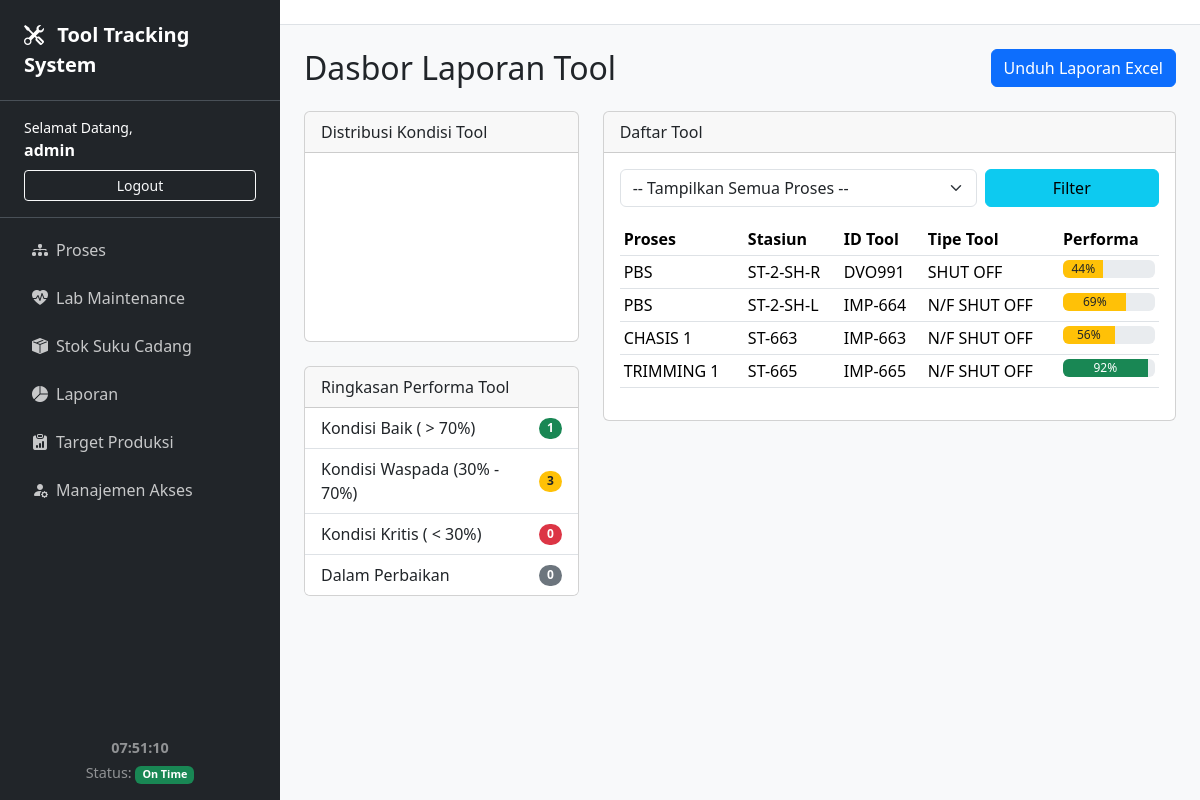
The app's page /laporan/ (signed in) with its own data.
### tracker/models.py (models this page shows, shortened)
class UserProfile(models.Model):
    user = models.OneToOneField(User, on_delete=models.CASCADE)
    nama_lengkap = models.CharField(max_length=100)
    is_developer = models.BooleanField(default=False)
    can_view_proses = models.BooleanField(default=False, verbose_name="Lihat Menu Proses")
    can_view_lab = models.BooleanField(default=False, verbose_name="Lihat Menu Lab")
    can_view_stok = models.BooleanField(default=False, verbose_name="Lihat Menu Stok")
    can_view_laporan = models.BooleanField(default=False, verbose_name="Lihat Menu Laporan")
    can_view_produksi = models.BooleanField(default=False, verbose_name="Lihat Menu Produksi")
    can_edit_proses = models.BooleanField(default=False, verbose_name="Akses Penuh Menu Proses")
    can_edit_lab = models.BooleanField(default=False, verbose_name="Akses Penuh Menu Lab")
    can_edit_stok = models.BooleanField(default=False, verbose_name="Akses Penuh Menu Stok")
    can_edit_laporan = models.BooleanField(default=False, verbose_name="Akses Penuh Menu Laporan (Termasuk Download)")
    can_edit_produksi = models.BooleanField(default=False, verbose_name="Akses Penuh Menu Produksi")

class Tool(models.Model):
    proses = models.ForeignKey(Proses, on_delete=models.SET_NULL, null=True, blank=True)
    stasiun = models.CharField(max_length=50)
    id_tool = models.CharField("ID Tool", max_length=50, unique=True)
    tipe_tool = models.CharField("Tipe Tool", max_length=100)
    nomor_seri = models.CharField("Nomor Seri", max_length=100)
    jumlah_shot = models.IntegerField("Shot per Produksi", default=1)
    max_shot = models.IntegerField("Max Shot", default=0)
    shot_terpakai = models.IntegerField("Shot Terpakai", default=0)
    lifetime = models.IntegerField("Lifetime (hari)", default=365)
    STATUS_CHOICES = [('Tersedia', 'Tersedia'), ('Dipakai', 'Dipakai'), ('Perbaikan', 'Dalam Perbaikan')]
    status = models.CharField(max_length=20, choices=STATUS_CHOICES, default='Tersedia')
    jenis_kerusakan = models.CharField(max_length=255, blank=True, null=True, help_text="Diisi saat tool masuk lab")
    part_yang_digunakan = models.TextField(blank=True, null=True, help_text="Part yang diganti atau diperbaiki")
    dibuat_pada = models.DateTimeField(auto_now_add=True)
    diupdate_pada = models.DateTimeField(auto_now=True)
    @property
    def sisa_shot(self): return self.max_shot - self.shot_terpakai
    @property
    def performa(self):
        if self.max_shot > 0: return round((self.sisa_shot / self.max_shot) * 100)
        return 0

class Proses(models.Model):
    nama = models.CharField(max_length=100, unique=True)

### tracker/views.py (the view)
# urls.py: path('laporan/', views.halaman_laporan, name='halaman_laporan'),
@login_required
def halaman_laporan(request):
    proses_list = Proses.objects.all()
    selected_proses_id = request.GET.get('proses_filter')
    tools = Tool.objects.all()
    if selected_proses_id and selected_proses_id.isdigit():
        tools = tools.filter(proses_id=selected_proses_id)
    pie_data_tersedia = tools.filter(status='Tersedia').count()
    pie_data_dipakai = tools.filter(status='Dipakai').count()
    pie_data_perbaikan = tools.filter(status='Perbaikan').count()
    green_count = 0
    yellow_count = 0
    red_count = 0
    tools_for_performance_check = tools.exclude(status='Perbaikan')
    for tool in tools_for_performance_check:
        if tool.performa > 70: green_count += 1
        elif tool.performa >= 30: yellow_count += 1
        else: red_count += 1
    context = {
        'tools': tools, 'all_proses': proses_list, 'selected_proses_id': int(selected_proses_id) if selected_proses_id else None,
        'pie_data_tersedia': pie_data_tersedia, 'pie_data_dipakai': pie_data_dipakai, 'pie_data_perbaikan': pie_data_perbaikan,
        'green_count': green_count, 'yellow_count': yellow_count, 'red_count': red_count, 'perbaikan_count': pie_data_perbaikan,
    }
    return render(request, 'tracker/halaman_laporan.html', context)

### tracker/templates/tracker/halaman_laporan.html (shortened to what this page needs)
{% extends 'tracker/base.html' %}
{% block content %}
<div class="d-flex justify-content-between align-items-center mb-4">
    <h2 class="mb-0">Dasbor Laporan Tool</h2>
    {% if user.userprofile.is_developer or user.userprofile.can_edit_laporan %}
    <a href="{% url 'download_laporan_excel' %}" class="btn btn-primary">Unduh Laporan Excel</a>
    {% endif %}
</div>
<div class="row">
    <div class="col-lg-4">
        <div class="card mb-4">
            <div class="card-header">Distribusi Kondisi Tool</div>
            <div class="card-body"><canvas id="statusChart"></canvas></div>
        </div>
        <div class="card">
            <div class="card-header">Ringkasan Performa Tool</div>
            <ul class="list-group list-group-flush">
                <li class="list-group-item d-flex justify-content-between align-items-center">
                    Kondisi Baik ( > 70%) <span class="badge bg-success rounded-pill">{{ green_count }}</span>
                </li>
                <li class="list-group-item d-flex justify-content-between align-items-center">
                    Kondisi Waspada (30% - 70%) <span class="badge bg-warning text-dark rounded-pill">{{ yellow_count }}</span>
                </li>
                <li class="list-group-item d-flex justify-content-between align-items-center">
                    Kondisi Kritis ( < 30%) <span class="badge bg-danger rounded-pill">{{ red_count }}</span>
                </li>
                <li class="list-group-item d-flex justify-content-between align-items-center">
                    Dalam Perbaikan <span class="badge bg-secondary rounded-pill">{{ perbaikan_count }}</span>
                </li>
            </ul>
        </div>
    </div>
    <div class="col-lg-8">
        <div class="card">
            <div class="card-header">Daftar Tool</div>
            <div class="card-body">
                <form method="get" class="row g-2 mb-3">
                    <div class="col-sm-8">
                        <select name="proses_filter" class="form-select">
                            <option value="">-- Tampilkan Semua Proses --</option>
                        </select>
                    </div>
                    <div class="col-sm-4"><button type="submit" class="btn btn-info w-100">Filter</button></div>
                </form>
                <div class="table-responsive">
                    <table class="table table-sm table-hover">
                        <thead>
                            <tr><th>Proses</th><th>Stasiun</th><th>ID Tool</th><th>Tipe Tool</th><th>Performa</th></tr>
                        </thead>
                        <tbody>
                            {% for tool in tools %}
                            <tr>
                                <td>{{ tool.proses.nama|default:"N/A" }}</td>
                                <td>{{ tool.stasiun }}</td>
                                <td>{{ tool.id_tool }}</td>
                                <td>{{ tool.tipe_tool }}</td>
                                <td>
                                    {% if tool.status == 'Perbaikan' %}<span class="badge bg-secondary">Di Lab</span>
                                    {% else %}
                                    <div class="progress" style="height: 18px;">
                                        <div class="progress-bar {% if tool.performa > 70 %}bg-success{% elif tool.performa >= 30 %}bg-warning text-dark{% else %}bg-danger{% endif %}"
                                             role="progressbar" style="width: {{ tool.performa }}%;">
                                            {{ tool.performa }}%
                                        </div>
                                    </div>
                                    {% endif %}
                                </td>
                            </tr>
                            {% empty %}
                            <tr><td colspan="5" class="text-center">Tidak ada tool yang cocok.</td></tr>
                            {% endfor %}
                        </tbody>
                    </table>
                </div>
            </div>
        </div>
    </div>
</div>
{% endblock %}
{% block scripts %}
<script>
    Chart.register(ChartDataLabels);
    const ctx = document.getElementById('statusChart');
    new Chart(ctx, {
        type: 'doughnut',
        data: {
            labels: ['Kondisi Baik', 'Kondisi Waspada', 'Kondisi Kritis', 'Dalam Perbaikan'],
            datasets: [{
                label: 'Jumlah Tool',
                data: [{{ green_count }}, {{ yellow_count }}, {{ red_count }}, {{ perbaikan_count }}],
                backgroundColor: ['rgba(25, 135, 84, 0.8)','rgba(255, 193, 7, 0.8)','rgba(220, 53, 69, 0.8)','rgba(108, 117, 125, 0.8)'],
                borderColor: '#fff',
                borderWidth: 2
            }]
        },
        options: {
            responsive: true,
            plugins: {
                legend: { display: false },
                datalabels: {
                    formatter: (value, ctx) => {
                        let sum = 0;
                        let dataArr = ctx.chart.data.datasets[0].data;
                        dataArr.map(data => { sum += data; });
                        if (value === 0) { return ''; }
                        let percentage = (value * 100 / sum).toFixed(1) + "%";
                        return percentage;
                    },
                    color: '#fff',
                    font: { weight: 'bold' }
                }
            }
        }
    });
</script>
{% endblock %}

### tracker/templates/tracker/base.html (shortened to what this page needs)
<!doctype html>
<html lang="en">
<head>
    <link href="https://cdn.jsdelivr.net/npm/bootstrap@5.3.3/dist/css/bootstrap.min.css" rel="stylesheet">
    <link rel="stylesheet" href="https://cdn.jsdelivr.net/npm/bootstrap-icons@1.11.3/font/bootstrap-icons.min.css">
</head>
<body>
    <div class="sidebar d-flex flex-column text-white">
        <div class="app-title">
            <i class="bi bi-tools me-2"></i> Tool Tracking System
        </div>
        <div class="user-info">
            {% if user.is_authenticated %}
                <div class="small">Selamat Datang,</div>
                <div class="fw-bold mb-2">{{ user.userprofile.nama_lengkap|default:user.username }}</div>
                <form action="{% url 'logout' %}" method="post" class="d-grid">
                    <button type="submit" class="btn btn-sm btn-outline-light">Logout</button>
                </form>
            {% else %}
                <div class="d-grid gap-2">
                    <a href="{% url 'login' %}" class="btn btn-primary">Login</a>
                    <a href="{% url 'register' %}" class="btn btn-secondary">Daftar</a>
                </div>
            {% endif %}
        </div>
        <ul class="nav flex-column p-2">
            {% if user.userprofile.is_developer or user.userprofile.can_view_proses %}
            <li class="nav-item"><a class="nav-link" href="{% url 'daftar_proses' %}"><i class="bi bi-diagram-3-fill me-2"></i> Proses</a></li>
            {% endif %}
            {% if user.userprofile.is_developer or user.userprofile.can_view_lab %}
            <li class="nav-item"><a class="nav-link" href="{% url 'lab_maintenance_list' %}"><i class="bi bi-heart-pulse-fill me-2"></i> Lab Maintenance</a></li>
            {% endif %}
            {% if user.userprofile.is_developer or user.userprofile.can_view_stok %}
            <li class="nav-item"><a class="nav-link" href="{% url 'manajemen_stok' %}"><i class="bi bi-box-seam-fill me-2"></i> Stok Suku Cadang</a></li>
            {% endif %}
            {% if user.userprofile.is_developer or user.userprofile.can_view_laporan %}
            <li class="nav-item"><a class="nav-link" href="{% url 'halaman_laporan' %}"><i class="bi bi-pie-chart-fill me-2"></i> Laporan</a></li>
            {% endif %}
            {% if user.userprofile.is_developer or user.userprofile.can_view_produksi %}
            <li class="nav-item"><a class="nav-link" href="{% url 'halaman_produksi' %}"><i class="bi bi-clipboard-data-fill me-2"></i> Target Produksi</a></li>
            {% endif %}
            {% if user.userprofile.is_developer %}
            <li class="nav-item"><a class="nav-link" href="{% url 'hak_akses_list' %}"><i class="bi bi-person-fill-gear me-2"></i> Manajemen Akses</a></li>
            {% endif %}
        </ul>
        <div class="footer-info">
            <div id="live-clock" class="fw-bold text-center mb-1"></div>
            <div class="text-center">Status: <span id="app-status-badge" class="badge">Loading...</span></div>
        </div>
    </div>
    <div class="main-content">
        <div class="topbar">
            </div>
        <div class="container-fluid p-4">
            {% block content %}{% endblock %}
        </div>
    </div>
    {% block scripts %}{% endblock %}
</body>
</html>

### tracker/templates/tracker/base.html (style rules this page uses)
body { display: flex; }
.sidebar { width: 280px; min-height: 100vh; background-color: #212529; }
.sidebar .nav-link { color: rgba(255, 255, 255, 0.75); padding: 0.75rem 1.5rem; border-radius: 0.375rem; display: flex; align-items: center; }
.sidebar .app-title { padding: 1.25rem 1.5rem; border-bottom: 1px solid #495057; font-size: 1.25rem; font-weight: bold; }
.sidebar .user-info { padding: 1rem 1.5rem; border-bottom: 1px solid #495057; }
.sidebar .footer-info { margin-top: auto; padding: 1rem 1.5rem; font-size: 0.9rem; color: rgba(255, 255, 255, 0.5); }
.main-content { flex-grow: 1; background-color: #f8f9fa; }
.topbar { background-color: #fff; border-bottom: 1px solid #dee2e6; padding: 0.75rem 1.5rem; }

### records on screen
Tool: proses.nama "PBS", stasiun "ST-2-SH-R", id_tool "DVO991", tipe_tool "SHUT OFF", performa "44"
Tool: proses.nama "PBS", stasiun "ST-2-SH-L", id_tool "IMP-664", tipe_tool "N/F SHUT OFF", performa "69"
Tool: proses.nama "CHASIS 1", stasiun "ST-663", id_tool "IMP-663", tipe_tool "N/F SHUT OFF", performa "56"
Tool: proses.nama "TRIMMING 1", stasiun "ST-665", id_tool "IMP-665", tipe_tool "N/F SHUT OFF", performa "92"

### other values on screen
{{ user.userprofile.nama_lengkap|default:user.username }} "admin"
{{ green_count }} "1"
{{ yellow_count }} "3"
{{ red_count }} "0"
{{ perbaikan_count }} "0"
